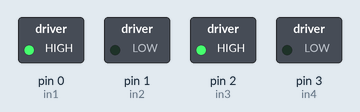
Bench run of a sketch on a simulated Arduino Uno, built with avr-gcc and run on an emulated ATmega328P. On the bench: switched loads named in the sketch (green lamp = pin HIGH).

Above: at 0.1 s.
Timing chart, 0 to 1.6 s (numbered marks = the images above):
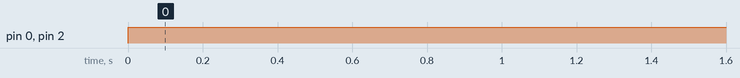

The sketch:

motor_test.ino
```cpp
#define in1 0
#define in2 1
#define in3 2
#define in4 3

void setup() {
  pinMode(in1,OUTPUT);
  pinMode(in2,OUTPUT);
  pinMode(in3,OUTPUT);
  pinMode(in4,OUTPUT);
}

void loop() {
  digitalWrite(in1,HIGH);
  digitalWrite(in2,LOW);
  digitalWrite(in3,HIGH);
  digitalWrite(in4,LOW);
}
```

Measured:
- by itself, pin 0 (in1), pin 2 (in3): LOW → HIGH at 0.00 s
